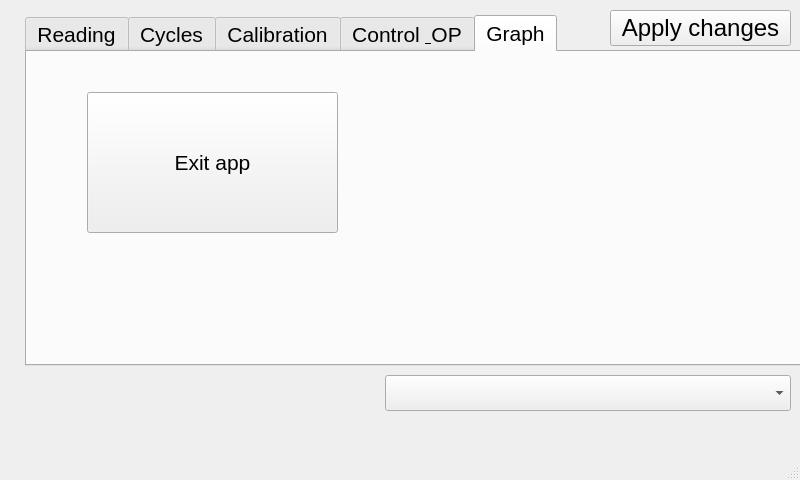
<?xml version="1.0" encoding="UTF-8"?>
<ui version="4.0">
 <class>m_monitron_0_0</class>
 <widget class="QMainWindow" name="m_monitron_0_0">
  <property name="geometry">
   <rect>
    <x>0</x>
    <y>0</y>
    <width>800</width>
    <height>480</height>
   </rect>
  </property>
  <property name="font">
   <font>
    <pointsize>20</pointsize>
   </font>
  </property>
  <property name="windowTitle">
   <string>Mini Monitron V0.0</string>
  </property>
  <property name="statusTip">
   <string/>
  </property>
  <property name="autoFillBackground">
   <bool>false</bool>
  </property>
  <widget class="QWidget" name="centralWidget">
   <widget class="QTabWidget" name="cb_O_Mode">
    <property name="geometry">
     <rect>
      <x>25</x>
      <y>15</y>
      <width>781</width>
      <height>351</height>
     </rect>
    </property>
    <property name="font">
     <font>
      <pointsize>16</pointsize>
     </font>
    </property>
    <property name="currentIndex">
     <number>4</number>
    </property>
    <widget class="QWidget" name="t_Lecture">
     <attribute name="title">
      <string>Reading</string>
     </attribute>
     <widget class="QLabel" name="l_Lecture">
      <property name="geometry">
       <rect>
        <x>20</x>
        <y>30</y>
        <width>186</width>
        <height>46</height>
       </rect>
      </property>
      <property name="font">
       <font>
        <pointsize>30</pointsize>
       </font>
      </property>
      <property name="text">
       <string>Reading:</string>
      </property>
     </widget>
     <widget class="QLabel" name="l_Setpoint">
      <property name="geometry">
       <rect>
        <x>20</x>
        <y>105</y>
        <width>176</width>
        <height>41</height>
       </rect>
      </property>
      <property name="font">
       <font>
        <pointsize>30</pointsize>
       </font>
      </property>
      <property name="text">
       <string>Setpoint:</string>
      </property>
     </widget>
     <widget class="QLabel" name="l_Taux_Var">
      <property name="geometry">
       <rect>
        <x>20</x>
        <y>175</y>
        <width>286</width>
        <height>46</height>
       </rect>
      </property>
      <property name="font">
       <font>
        <pointsize>30</pointsize>
       </font>
      </property>
      <property name="text">
       <string>Variation rate:</string>
      </property>
     </widget>
     <widget class="QLabel" name="l_current_Reading">
      <property name="geometry">
       <rect>
        <x>315</x>
        <y>40</y>
        <width>176</width>
        <height>36</height>
       </rect>
      </property>
      <property name="font">
       <font>
        <pointsize>30</pointsize>
        <weight>75</weight>
        <bold>true</bold>
       </font>
      </property>
      <property name="text">
       <string>0.00</string>
      </property>
     </widget>
     <widget class="EditLine" name="tb_Setpoint">
      <property name="enabled">
       <bool>true</bool>
      </property>
      <property name="geometry">
       <rect>
        <x>310</x>
        <y>105</y>
        <width>186</width>
        <height>41</height>
       </rect>
      </property>
      <property name="font">
       <font>
        <pointsize>30</pointsize>
       </font>
      </property>
     </widget>
     <widget class="EditLine" name="tb_VarRate">
      <property name="enabled">
       <bool>true</bool>
      </property>
      <property name="geometry">
       <rect>
        <x>310</x>
        <y>180</y>
        <width>186</width>
        <height>41</height>
       </rect>
      </property>
      <property name="font">
       <font>
        <pointsize>30</pointsize>
       </font>
      </property>
     </widget>
    </widget>
    <widget class="QWidget" name="t_Cycles">
     <attribute name="title">
      <string>Cycles</string>
     </attribute>
     <widget class="QLabel" name="l_Cycle_Mode_State">
      <property name="geometry">
       <rect>
        <x>20</x>
        <y>25</y>
        <width>391</width>
        <height>46</height>
       </rect>
      </property>
      <property name="font">
       <font>
        <pointsize>30</pointsize>
       </font>
      </property>
      <property name="text">
       <string>Cycle mode status:</string>
      </property>
     </widget>
     <widget class="QLabel" name="l_Setpoint_Cycle_1">
      <property name="geometry">
       <rect>
        <x>250</x>
        <y>110</y>
        <width>176</width>
        <height>36</height>
       </rect>
      </property>
      <property name="font">
       <font>
        <pointsize>24</pointsize>
       </font>
      </property>
      <property name="text">
       <string>Setpoint 1:</string>
      </property>
     </widget>
     <widget class="QLabel" name="l_Cycle2">
      <property name="geometry">
       <rect>
        <x>20</x>
        <y>190</y>
        <width>131</width>
        <height>36</height>
       </rect>
      </property>
      <property name="font">
       <font>
        <pointsize>24</pointsize>
       </font>
      </property>
      <property name="text">
       <string>Cycle 2:</string>
      </property>
     </widget>
     <widget class="QLabel" name="l_Setpoint_Cycle_2">
      <property name="geometry">
       <rect>
        <x>250</x>
        <y>190</y>
        <width>176</width>
        <height>36</height>
       </rect>
      </property>
      <property name="font">
       <font>
        <pointsize>24</pointsize>
       </font>
      </property>
      <property name="text">
       <string>Setpoint 2:</string>
      </property>
     </widget>
     <widget class="QLabel" name="l_Cycle1">
      <property name="geometry">
       <rect>
        <x>20</x>
        <y>110</y>
        <width>131</width>
        <height>36</height>
       </rect>
      </property>
      <property name="font">
       <font>
        <pointsize>24</pointsize>
       </font>
      </property>
      <property name="text">
       <string>Cycle 1:</string>
      </property>
     </widget>
     <widget class="QLabel" name="l_Cycle_Mode_Current_State">
      <property name="geometry">
       <rect>
        <x>420</x>
        <y>30</y>
        <width>86</width>
        <height>41</height>
       </rect>
      </property>
      <property name="font">
       <font>
        <pointsize>30</pointsize>
        <weight>75</weight>
        <bold>true</bold>
       </font>
      </property>
      <property name="text">
       <string>OFF</string>
      </property>
     </widget>
     <widget class="EditLine" name="tb_Cycle1">
      <property name="geometry">
       <rect>
        <x>155</x>
        <y>110</y>
        <width>81</width>
        <height>36</height>
       </rect>
      </property>
      <property name="font">
       <font>
        <pointsize>24</pointsize>
       </font>
      </property>
     </widget>
     <widget class="EditLine" name="tb_Cycle2">
      <property name="geometry">
       <rect>
        <x>155</x>
        <y>190</y>
        <width>81</width>
        <height>36</height>
       </rect>
      </property>
      <property name="font">
       <font>
        <pointsize>24</pointsize>
       </font>
      </property>
     </widget>
     <widget class="EditLine" name="tb_Setpoint1">
      <property name="geometry">
       <rect>
        <x>430</x>
        <y>110</y>
        <width>156</width>
        <height>36</height>
       </rect>
      </property>
      <property name="font">
       <font>
        <pointsize>24</pointsize>
       </font>
      </property>
     </widget>
     <widget class="EditLine" name="tb_Setpoint2">
      <property name="geometry">
       <rect>
        <x>430</x>
        <y>190</y>
        <width>156</width>
        <height>36</height>
       </rect>
      </property>
      <property name="font">
       <font>
        <pointsize>24</pointsize>
       </font>
      </property>
     </widget>
    </widget>
    <widget class="QWidget" name="t_Calibration">
     <attribute name="title">
      <string>Calibration</string>
     </attribute>
     <widget class="QLabel" name="l_Lecture_mV">
      <property name="geometry">
       <rect>
        <x>20</x>
        <y>20</y>
        <width>241</width>
        <height>36</height>
       </rect>
      </property>
      <property name="font">
       <font>
        <pointsize>24</pointsize>
       </font>
      </property>
      <property name="text">
       <string>Reading (mV):</string>
      </property>
     </widget>
     <widget class="QPushButton" name="b_Calibration">
      <property name="geometry">
       <rect>
        <x>630</x>
        <y>10</y>
        <width>141</width>
        <height>66</height>
       </rect>
      </property>
      <property name="text">
       <string>Calibrate</string>
      </property>
     </widget>
     <widget class="QLabel" name="l_Val_Convertie">
      <property name="geometry">
       <rect>
        <x>20</x>
        <y>75</y>
        <width>281</width>
        <height>31</height>
       </rect>
      </property>
      <property name="font">
       <font>
        <pointsize>24</pointsize>
        <italic>false</italic>
       </font>
      </property>
      <property name="text">
       <string>Converted value: </string>
      </property>
     </widget>
     <widget class="QLabel" name="l_Lecture_mV_Current">
      <property name="geometry">
       <rect>
        <x>310</x>
        <y>20</y>
        <width>171</width>
        <height>31</height>
       </rect>
      </property>
      <property name="font">
       <font>
        <pointsize>22</pointsize>
        <weight>75</weight>
        <bold>true</bold>
       </font>
      </property>
      <property name="text">
       <string/>
      </property>
     </widget>
     <widget class="QLabel" name="l_Lecture_Converted_Current">
      <property name="geometry">
       <rect>
        <x>310</x>
        <y>80</y>
        <width>156</width>
        <height>26</height>
       </rect>
      </property>
      <property name="font">
       <font>
        <pointsize>22</pointsize>
        <weight>75</weight>
        <bold>true</bold>
       </font>
      </property>
      <property name="text">
       <string>0.00</string>
      </property>
     </widget>
     <widget class="EditLine" name="tb_ConvertedValue1">
      <property name="enabled">
       <bool>false</bool>
      </property>
      <property name="geometry">
       <rect>
        <x>300</x>
        <y>130</y>
        <width>106</width>
        <height>31</height>
       </rect>
      </property>
      <property name="font">
       <font>
        <pointsize>20</pointsize>
       </font>
      </property>
     </widget>
     <widget class="QLabel" name="l_P1_Convert_Unit">
      <property name="geometry">
       <rect>
        <x>20</x>
        <y>130</y>
        <width>271</width>
        <height>26</height>
       </rect>
      </property>
      <property name="font">
       <font>
        <pointsize>20</pointsize>
        <weight>50</weight>
        <bold>false</bold>
       </font>
      </property>
      <property name="text">
       <string>Converted value P1:</string>
      </property>
     </widget>
     <widget class="QLabel" name="l_P2_Convert_Unit">
      <property name="geometry">
       <rect>
        <x>20</x>
        <y>180</y>
        <width>271</width>
        <height>26</height>
       </rect>
      </property>
      <property name="font">
       <font>
        <pointsize>20</pointsize>
        <weight>50</weight>
        <bold>false</bold>
       </font>
      </property>
      <property name="text">
       <string>Converted value P2:</string>
      </property>
     </widget>
     <widget class="EditLine" name="tb_ConvertedValue2">
      <property name="enabled">
       <bool>false</bool>
      </property>
      <property name="geometry">
       <rect>
        <x>300</x>
        <y>180</y>
        <width>106</width>
        <height>31</height>
       </rect>
      </property>
      <property name="font">
       <font>
        <pointsize>20</pointsize>
       </font>
      </property>
     </widget>
     <widget class="QLabel" name="l_RawValueP1">
      <property name="geometry">
       <rect>
        <x>420</x>
        <y>130</y>
        <width>201</width>
        <height>26</height>
       </rect>
      </property>
      <property name="font">
       <font>
        <pointsize>20</pointsize>
        <weight>50</weight>
        <bold>false</bold>
       </font>
      </property>
      <property name="text">
       <string>Raw Value P1:</string>
      </property>
     </widget>
     <widget class="QLabel" name="l_RawValueP2">
      <property name="geometry">
       <rect>
        <x>420</x>
        <y>185</y>
        <width>196</width>
        <height>26</height>
       </rect>
      </property>
      <property name="font">
       <font>
        <pointsize>20</pointsize>
        <weight>50</weight>
        <bold>false</bold>
       </font>
      </property>
      <property name="text">
       <string>Raw Value P2:</string>
      </property>
     </widget>
     <widget class="QLabel" name="l_RawValueP1_Current">
      <property name="geometry">
       <rect>
        <x>620</x>
        <y>130</y>
        <width>141</width>
        <height>26</height>
       </rect>
      </property>
      <property name="font">
       <font>
        <pointsize>20</pointsize>
        <weight>75</weight>
        <bold>true</bold>
       </font>
      </property>
      <property name="text">
       <string/>
      </property>
     </widget>
     <widget class="QLabel" name="l_RawValueP2_Current">
      <property name="geometry">
       <rect>
        <x>620</x>
        <y>185</y>
        <width>141</width>
        <height>26</height>
       </rect>
      </property>
      <property name="font">
       <font>
        <pointsize>20</pointsize>
        <weight>75</weight>
        <bold>true</bold>
       </font>
      </property>
      <property name="text">
       <string/>
      </property>
     </widget>
    </widget>
    <widget class="QWidget" name="t_Control_OP">
     <attribute name="title">
      <string>Control &amp; OP</string>
     </attribute>
     <widget class="QLabel" name="l_Control_Range">
      <property name="geometry">
       <rect>
        <x>20</x>
        <y>20</y>
        <width>176</width>
        <height>31</height>
       </rect>
      </property>
      <property name="font">
       <font>
        <pointsize>18</pointsize>
        <italic>false</italic>
       </font>
      </property>
      <property name="text">
       <string>Control range:</string>
      </property>
     </widget>
     <widget class="QLabel" name="l_Alarm_Range">
      <property name="geometry">
       <rect>
        <x>20</x>
        <y>60</y>
        <width>161</width>
        <height>31</height>
       </rect>
      </property>
      <property name="font">
       <font>
        <pointsize>18</pointsize>
       </font>
      </property>
      <property name="text">
       <string>Alarm range:</string>
      </property>
     </widget>
     <widget class="QLabel" name="l_OP_Mode">
      <property name="geometry">
       <rect>
        <x>20</x>
        <y>115</y>
        <width>211</width>
        <height>21</height>
       </rect>
      </property>
      <property name="font">
       <font>
        <pointsize>18</pointsize>
       </font>
      </property>
      <property name="text">
       <string>Operation Mode:</string>
      </property>
     </widget>
     <widget class="QLabel" name="l_GOP_Mode">
      <property name="geometry">
       <rect>
        <x>20</x>
        <y>155</y>
        <width>291</width>
        <height>26</height>
       </rect>
      </property>
      <property name="font">
       <font>
        <pointsize>18</pointsize>
        <italic>false</italic>
       </font>
      </property>
      <property name="text">
       <string>Global Operation Mode:</string>
      </property>
     </widget>
     <widget class="EditLine" name="tb_ControlRange">
      <property name="geometry">
       <rect>
        <x>340</x>
        <y>20</y>
        <width>116</width>
        <height>31</height>
       </rect>
      </property>
      <property name="font">
       <font>
        <pointsize>20</pointsize>
        <weight>75</weight>
        <bold>true</bold>
       </font>
      </property>
     </widget>
     <widget class="EditLine" name="tb_AlarmRange">
      <property name="geometry">
       <rect>
        <x>340</x>
        <y>60</y>
        <width>116</width>
        <height>31</height>
       </rect>
      </property>
      <property name="font">
       <font>
        <pointsize>20</pointsize>
        <weight>75</weight>
        <bold>true</bold>
       </font>
      </property>
     </widget>
     <widget class="QComboBox" name="cb_OpMode">
      <property name="geometry">
       <rect>
        <x>340</x>
        <y>115</y>
        <width>236</width>
        <height>26</height>
       </rect>
      </property>
      <property name="font">
       <font>
        <pointsize>20</pointsize>
        <weight>75</weight>
        <bold>true</bold>
       </font>
      </property>
     </widget>
     <widget class="QComboBox" name="cb_GOpMode">
      <property name="geometry">
       <rect>
        <x>340</x>
        <y>155</y>
        <width>236</width>
        <height>26</height>
       </rect>
      </property>
      <property name="font">
       <font>
        <pointsize>20</pointsize>
        <weight>75</weight>
        <bold>true</bold>
       </font>
      </property>
     </widget>
    </widget>
    <widget class="QWidget" name="t_Graph">
     <attribute name="title">
      <string>Graph</string>
     </attribute>
     <widget class="QPushButton" name="b_exit">
      <property name="geometry">
       <rect>
        <x>60</x>
        <y>40</y>
        <width>251</width>
        <height>141</height>
       </rect>
      </property>
      <property name="text">
       <string>Exit app</string>
      </property>
     </widget>
    </widget>
   </widget>
   <widget class="QPushButton" name="b_Apply_Changes">
    <property name="geometry">
     <rect>
      <x>610</x>
      <y>10</y>
      <width>181</width>
      <height>36</height>
     </rect>
    </property>
    <property name="font">
     <font>
      <pointsize>18</pointsize>
     </font>
    </property>
    <property name="text">
     <string>Apply changes</string>
    </property>
   </widget>
   <widget class="QComboBox" name="cb_Module_Select">
    <property name="geometry">
     <rect>
      <x>385</x>
      <y>375</y>
      <width>406</width>
      <height>36</height>
     </rect>
    </property>
    <property name="font">
     <font>
      <pointsize>18</pointsize>
     </font>
    </property>
   </widget>
   <widget class="QLabel" name="l_UserMessage">
    <property name="geometry">
     <rect>
      <x>15</x>
      <y>375</y>
      <width>346</width>
      <height>41</height>
     </rect>
    </property>
    <property name="palette">
     <palette>
      <active>
       <colorrole role="WindowText">
        <brush brushstyle="SolidPattern">
         <color alpha="255">
          <red>0</red>
          <green>0</green>
          <blue>0</blue>
         </color>
        </brush>
       </colorrole>
       <colorrole role="Text">
        <brush brushstyle="SolidPattern">
         <color alpha="255">
          <red>0</red>
          <green>0</green>
          <blue>0</blue>
         </color>
        </brush>
       </colorrole>
      </active>
      <inactive>
       <colorrole role="WindowText">
        <brush brushstyle="SolidPattern">
         <color alpha="255">
          <red>0</red>
          <green>0</green>
          <blue>0</blue>
         </color>
        </brush>
       </colorrole>
       <colorrole role="Text">
        <brush brushstyle="SolidPattern">
         <color alpha="255">
          <red>0</red>
          <green>0</green>
          <blue>0</blue>
         </color>
        </brush>
       </colorrole>
      </inactive>
      <disabled>
       <colorrole role="WindowText">
        <brush brushstyle="SolidPattern">
         <color alpha="255">
          <red>190</red>
          <green>190</green>
          <blue>190</blue>
         </color>
        </brush>
       </colorrole>
       <colorrole role="Text">
        <brush brushstyle="SolidPattern">
         <color alpha="255">
          <red>190</red>
          <green>190</green>
          <blue>190</blue>
         </color>
        </brush>
       </colorrole>
      </disabled>
     </palette>
    </property>
    <property name="font">
     <font>
      <pointsize>15</pointsize>
     </font>
    </property>
    <property name="text">
     <string/>
    </property>
    <property name="scaledContents">
     <bool>false</bool>
    </property>
    <property name="wordWrap">
     <bool>true</bool>
    </property>
   </widget>
  </widget>
  <widget class="QMenuBar" name="menuBar">
   <property name="geometry">
    <rect>
     <x>0</x>
     <y>0</y>
     <width>800</width>
     <height>40</height>
    </rect>
   </property>
  </widget>
  <widget class="QStatusBar" name="sbar_Device_Informations">
   <property name="font">
    <font>
     <pointsize>14</pointsize>
    </font>
   </property>
  </widget>
 </widget>
 <layoutdefault spacing="6" margin="11"/>
 <customwidgets>
  <customwidget>
   <class>EditLine</class>
   <extends>QLineEdit</extends>
   <header>editline.h</header>
  </customwidget>
 </customwidgets>
 <resources/>
 <connections/>
</ui>
